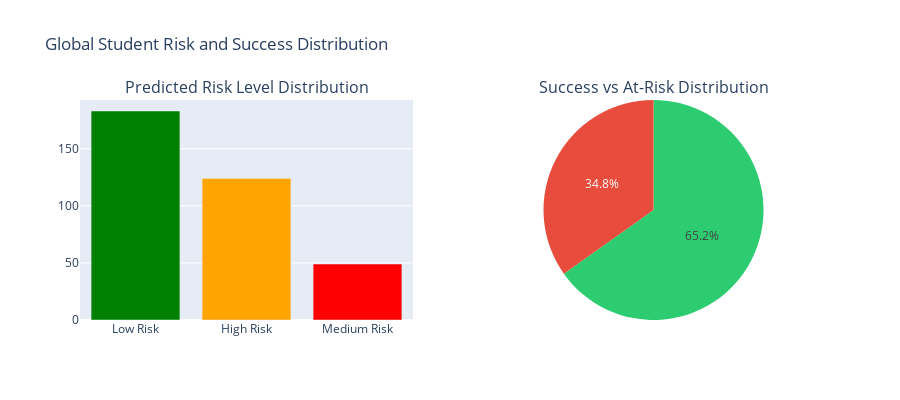

The cell this chart's notebook holds for it:
### Markdown cell above
## 12. Global Visualizations

### Code cell
# 1. Global Risk Distribution
fig = make_subplots(
    rows=1, cols=2,
    subplot_titles=('Predicted Risk Level Distribution', 'Success vs At-Risk Distribution'),
    specs=[[{'type': 'bar'}, {'type': 'pie'}]]
)

# Risk levels bar chart
risk_counts = df_val['predicted_risk_level'].value_counts()
fig.add_trace(
    go.Bar(x=risk_counts.index, y=risk_counts.values,
           marker_color=['green', 'orange', 'red']),
    row=1, col=1
)

# Success pie chart
success_counts = df_val['success_label_from_risk'].value_counts()
fig.add_trace(
    go.Pie(labels=success_counts.index, values=success_counts.values,
           marker_colors=['#2ecc71', '#e74c3c']),
    row=1, col=2
)

fig.update_layout(height=400, showlegend=False,
                  title_text='Global Student Risk and Success Distribution')
fig.show()

### Figure 1 — Plotly figure (JSON) as saved in the notebook; plotly's stock layout.template omitted (floating-point values rounded to 4 significant figures)
{"data": [{"marker": {"color": ["green", "orange", "red"]}, "type": "bar", "x": ["Low Risk", "High Risk", "Medium Risk"], "xaxis": "x", "y": [183, 124, 49], "yaxis": "y"}, {"domain": {"x": [0.55, 1], "y": [0, 1]}, "labels": ["Success", "At Risk"], "marker": {"colors": ["#2ecc71", "#e74c3c"]}, "type": "pie", "values": [232, 124]}], "layout": {"annotations": [{"font": {"size": 16}, "showarrow": false, "text": "Predicted Risk Level Distribution", "x": 0.225, "xanchor": "center", "xref": "paper", "y": 1, "yanchor": "bottom", "yref": "paper"}, {"font": {"size": 16}, "showarrow": false, "text": "Success vs At-Risk Distribution", "x": 0.775, "xanchor": "center", "xref": "paper", "y": 1, "yanchor": "bottom", "yref": "paper"}], "height": 400, "showlegend": false, "title": {"text": "Global Student Risk and Success Distribution"}, "xaxis": {"anchor": "y", "domain": [0, 0.45]}, "yaxis": {"anchor": "x", "domain": [0, 1]}}}
